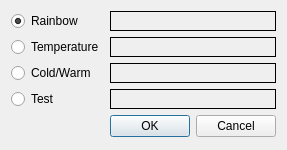
<?xml version="1.0" encoding="UTF-8"?>
<ui version="4.0">
 <class>GradientDialog</class>
 <widget class="QDialog" name="GradientDialog">
  <property name="geometry">
   <rect>
    <x>0</x>
    <y>0</y>
    <width>284</width>
    <height>150</height>
   </rect>
  </property>
  <property name="windowTitle">
   <string>Dialog</string>
  </property>
  <property name="modal">
   <bool>true</bool>
  </property>
  <layout class="QGridLayout" name="gridLayout">
   <item row="1" column="1">
    <widget class="QLabel" name="label_temp">
     <property name="sizePolicy">
      <sizepolicy hsizetype="Minimum" vsizetype="Preferred">
       <horstretch>0</horstretch>
       <verstretch>0</verstretch>
      </sizepolicy>
     </property>
     <property name="sizeIncrement">
      <size>
       <width>1</width>
       <height>2</height>
      </size>
     </property>
     <property name="styleSheet">
      <string notr="true">border:1px solid #000000;</string>
     </property>
     <property name="text">
      <string/>
     </property>
     <property name="scaledContents">
      <bool>true</bool>
     </property>
    </widget>
   </item>
   <item row="1" column="0">
    <widget class="QRadioButton" name="radioButtonTemp">
     <property name="sizePolicy">
      <sizepolicy hsizetype="Maximum" vsizetype="Fixed">
       <horstretch>0</horstretch>
       <verstretch>0</verstretch>
      </sizepolicy>
     </property>
     <property name="text">
      <string>Temperature</string>
     </property>
    </widget>
   </item>
   <item row="0" column="0">
    <widget class="QRadioButton" name="radioButtonRainbow">
     <property name="sizePolicy">
      <sizepolicy hsizetype="Maximum" vsizetype="Fixed">
       <horstretch>0</horstretch>
       <verstretch>0</verstretch>
      </sizepolicy>
     </property>
     <property name="text">
      <string>Rainbow</string>
     </property>
     <property name="checked">
      <bool>true</bool>
     </property>
    </widget>
   </item>
   <item row="0" column="1">
    <widget class="QLabel" name="label_rainbow">
     <property name="sizePolicy">
      <sizepolicy hsizetype="Minimum" vsizetype="Preferred">
       <horstretch>0</horstretch>
       <verstretch>0</verstretch>
      </sizepolicy>
     </property>
     <property name="styleSheet">
      <string notr="true">border:1px solid #000000;</string>
     </property>
     <property name="text">
      <string/>
     </property>
     <property name="scaledContents">
      <bool>true</bool>
     </property>
    </widget>
   </item>
   <item row="2" column="1">
    <widget class="QLabel" name="label_cw">
     <property name="sizePolicy">
      <sizepolicy hsizetype="Minimum" vsizetype="Preferred">
       <horstretch>0</horstretch>
       <verstretch>0</verstretch>
      </sizepolicy>
     </property>
     <property name="styleSheet">
      <string notr="true">border:1px solid #000000;</string>
     </property>
     <property name="text">
      <string/>
     </property>
     <property name="scaledContents">
      <bool>true</bool>
     </property>
    </widget>
   </item>
   <item row="2" column="0">
    <widget class="QRadioButton" name="radioButtonCw">
     <property name="text">
      <string>Cold/Warm</string>
     </property>
    </widget>
   </item>
   <item row="4" column="1">
    <widget class="QDialogButtonBox" name="buttonBox">
     <property name="orientation">
      <enum>Qt::Horizontal</enum>
     </property>
     <property name="standardButtons">
      <set>QDialogButtonBox::Cancel|QDialogButtonBox::Ok</set>
     </property>
    </widget>
   </item>
   <item row="3" column="1">
    <widget class="QLabel" name="label_test">
     <property name="sizePolicy">
      <sizepolicy hsizetype="Minimum" vsizetype="Preferred">
       <horstretch>0</horstretch>
       <verstretch>0</verstretch>
      </sizepolicy>
     </property>
     <property name="styleSheet">
      <string notr="true">border:1px solid #000000;</string>
     </property>
     <property name="lineWidth">
      <number>8</number>
     </property>
     <property name="text">
      <string/>
     </property>
     <property name="scaledContents">
      <bool>true</bool>
     </property>
    </widget>
   </item>
   <item row="3" column="0">
    <widget class="QRadioButton" name="radioButtonTest">
     <property name="text">
      <string>Test</string>
     </property>
    </widget>
   </item>
  </layout>
 </widget>
 <resources/>
 <connections>
  <connection>
   <sender>buttonBox</sender>
   <signal>accepted()</signal>
   <receiver>GradientDialog</receiver>
   <slot>accept()</slot>
   <hints>
    <hint type="sourcelabel">
     <x>274</x>
     <y>134</y>
    </hint>
    <hint type="destinationlabel">
     <x>157</x>
     <y>274</y>
    </hint>
   </hints>
  </connection>
  <connection>
   <sender>buttonBox</sender>
   <signal>rejected()</signal>
   <receiver>GradientDialog</receiver>
   <slot>reject()</slot>
   <hints>
    <hint type="sourcelabel">
     <x>274</x>
     <y>134</y>
    </hint>
    <hint type="destinationlabel">
     <x>286</x>
     <y>274</y>
    </hint>
   </hints>
  </connection>
 </connections>
</ui>
